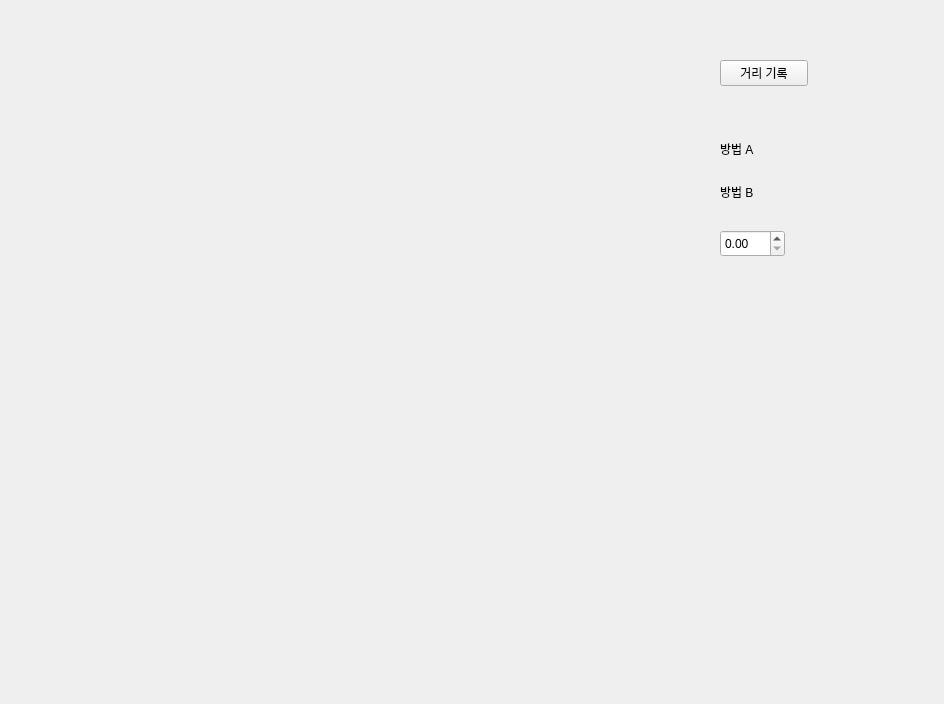
<?xml version="1.0" encoding="UTF-8"?>
<ui version="4.0">
 <class>MainWindow</class>
 <widget class="QMainWindow" name="MainWindow">
  <property name="geometry">
   <rect>
    <x>0</x>
    <y>0</y>
    <width>944</width>
    <height>704</height>
   </rect>
  </property>
  <property name="windowTitle">
   <string>QRosApp</string>
  </property>
  <property name="windowIcon">
   <iconset>
    <normaloff>:/images/icon.png</normaloff>:/images/icon.png</iconset>
  </property>
  <property name="locale">
   <locale language="English" country="Australia"/>
  </property>
  <widget class="QWidget" name="centralwidget">
   <widget class="QLabel" name="label_img">
    <property name="geometry">
     <rect>
      <x>0</x>
      <y>0</y>
      <width>640</width>
      <height>480</height>
     </rect>
    </property>
    <property name="text">
     <string/>
    </property>
   </widget>
   <widget class="QPushButton" name="btn_record">
    <property name="geometry">
     <rect>
      <x>720</x>
      <y>60</y>
      <width>88</width>
      <height>26</height>
     </rect>
    </property>
    <property name="text">
     <string>거리 기록</string>
    </property>
   </widget>
   <widget class="QWidget" name="verticalLayoutWidget">
    <property name="geometry">
     <rect>
      <x>720</x>
      <y>130</y>
      <width>160</width>
      <height>80</height>
     </rect>
    </property>
    <layout class="QVBoxLayout" name="verticalLayout">
     <item>
      <widget class="QLabel" name="label_a">
       <property name="text">
        <string>방법 A</string>
       </property>
      </widget>
     </item>
     <item>
      <widget class="QLabel" name="label_b">
       <property name="text">
        <string>방법 B</string>
       </property>
      </widget>
     </item>
    </layout>
   </widget>
   <widget class="QDoubleSpinBox" name="spin_real">
    <property name="geometry">
     <rect>
      <x>720</x>
      <y>230</y>
      <width>65</width>
      <height>27</height>
     </rect>
    </property>
   </widget>
  </widget>
  <widget class="QMenuBar" name="menuBar">
   <property name="geometry">
    <rect>
     <x>0</x>
     <y>0</y>
     <width>944</width>
     <height>23</height>
    </rect>
   </property>
  </widget>
  <action name="action_Quit">
   <property name="text">
    <string>&amp;Quit</string>
   </property>
   <property name="shortcut">
    <string>Ctrl+Q</string>
   </property>
   <property name="shortcutContext">
    <enum>Qt::ApplicationShortcut</enum>
   </property>
  </action>
  <action name="action_Preferences">
   <property name="text">
    <string>&amp;Preferences</string>
   </property>
  </action>
  <action name="actionAbout">
   <property name="text">
    <string>&amp;About</string>
   </property>
  </action>
  <action name="actionAbout_Qt">
   <property name="text">
    <string>About &amp;Qt</string>
   </property>
  </action>
 </widget>
 <resources/>
 <connections>
  <connection>
   <sender>action_Quit</sender>
   <signal>triggered()</signal>
   <receiver>MainWindow</receiver>
   <slot>close()</slot>
   <hints>
    <hint type="sourcelabel">
     <x>-1</x>
     <y>-1</y>
    </hint>
    <hint type="destinationlabel">
     <x>399</x>
     <y>299</y>
    </hint>
   </hints>
  </connection>
 </connections>
</ui>
